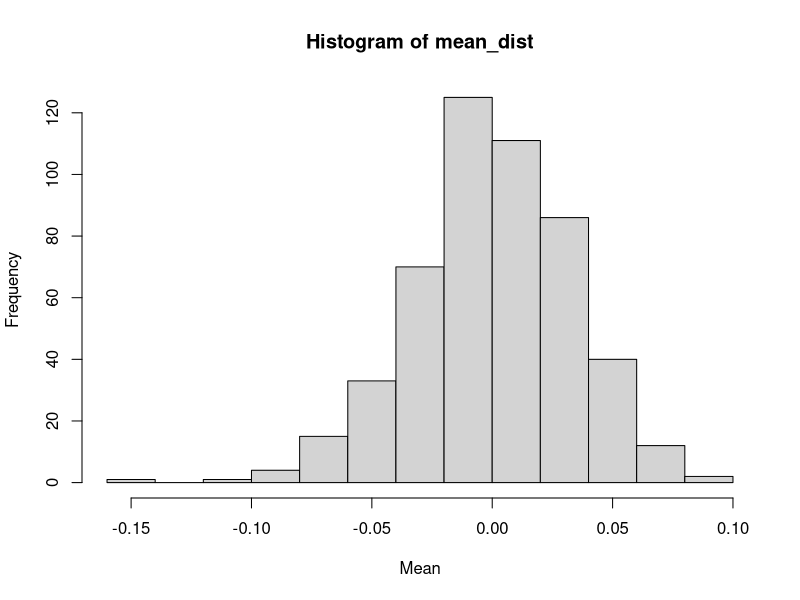
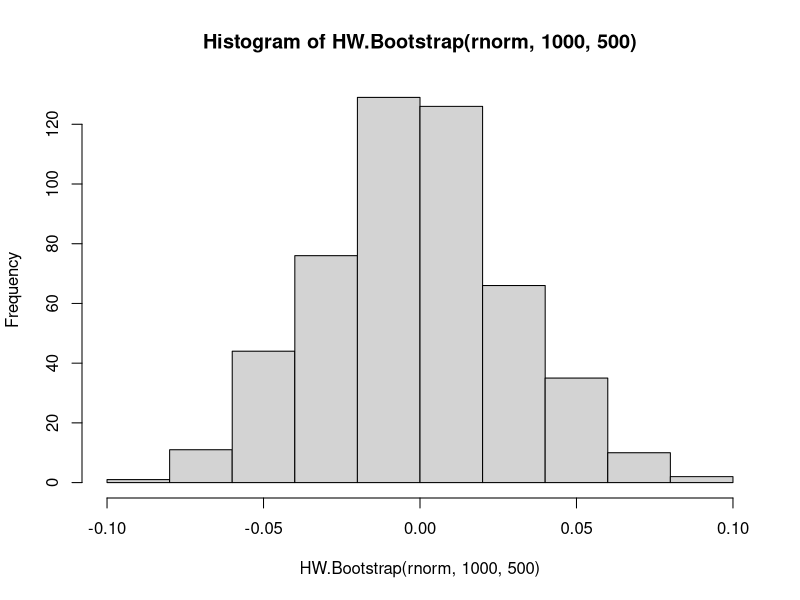
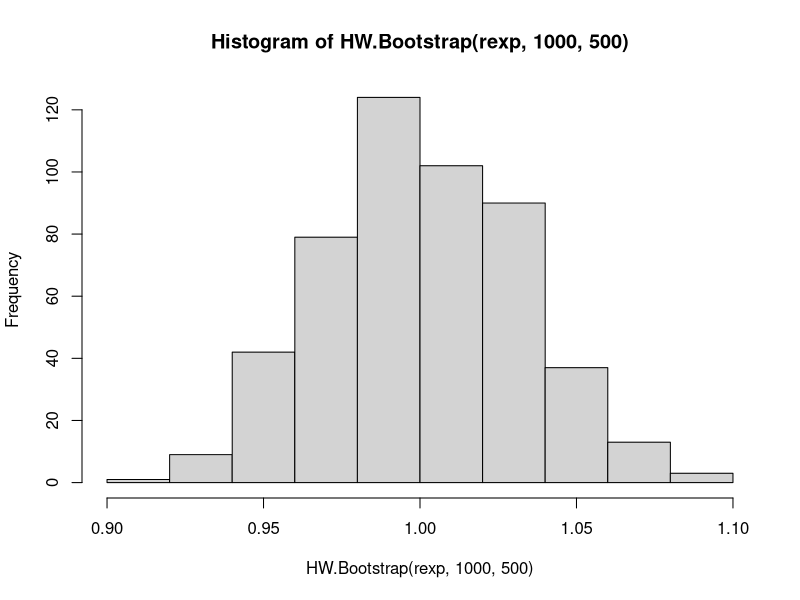
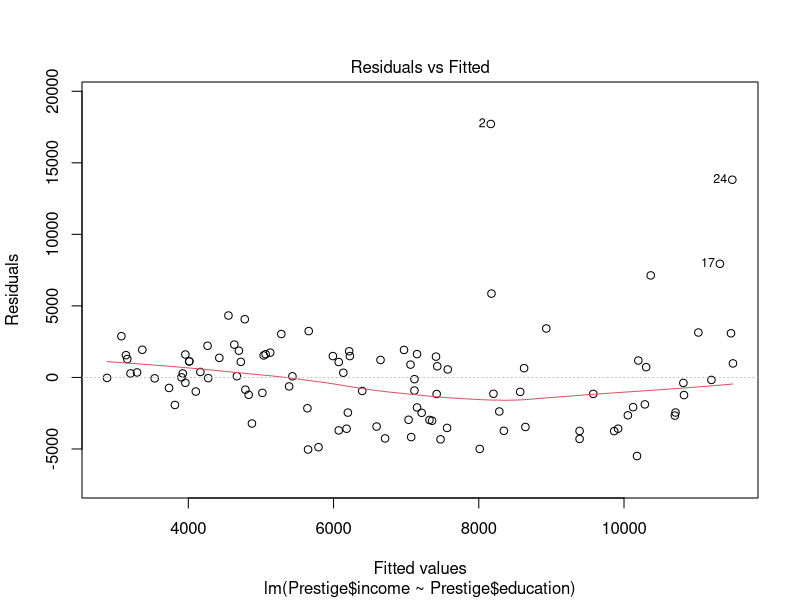
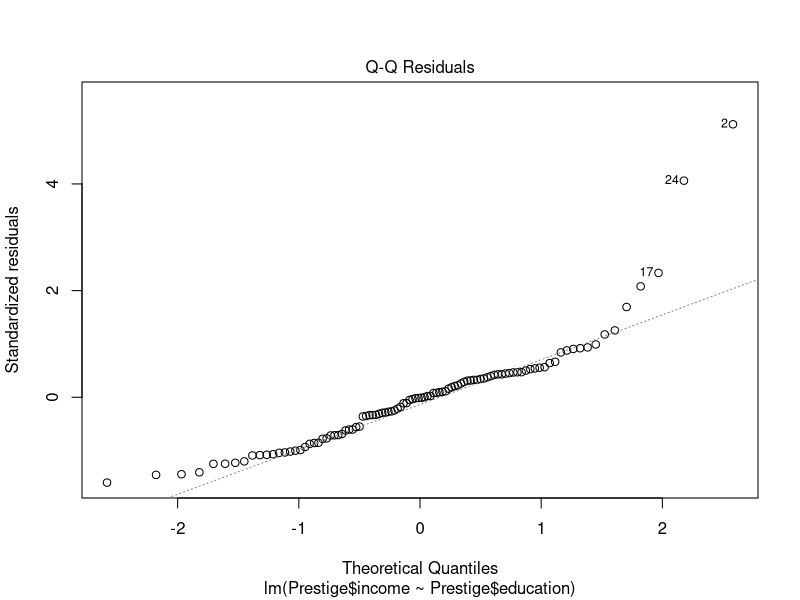
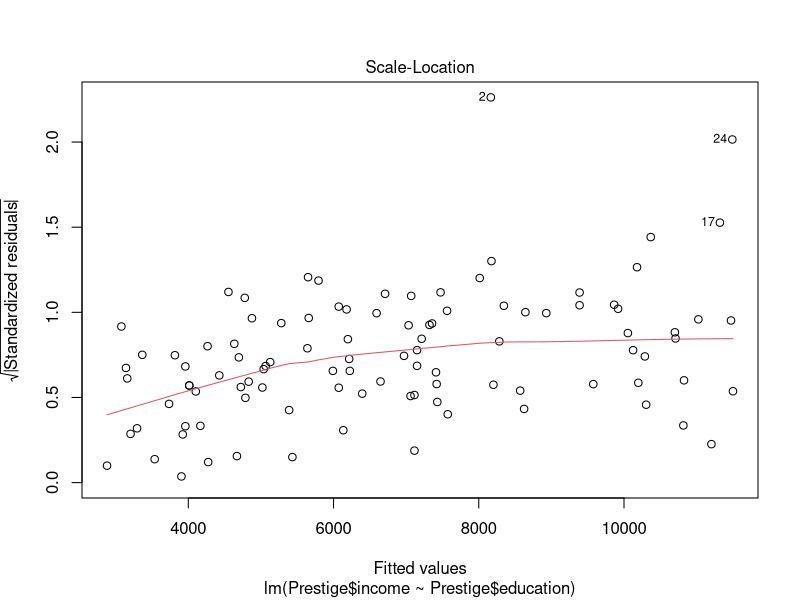
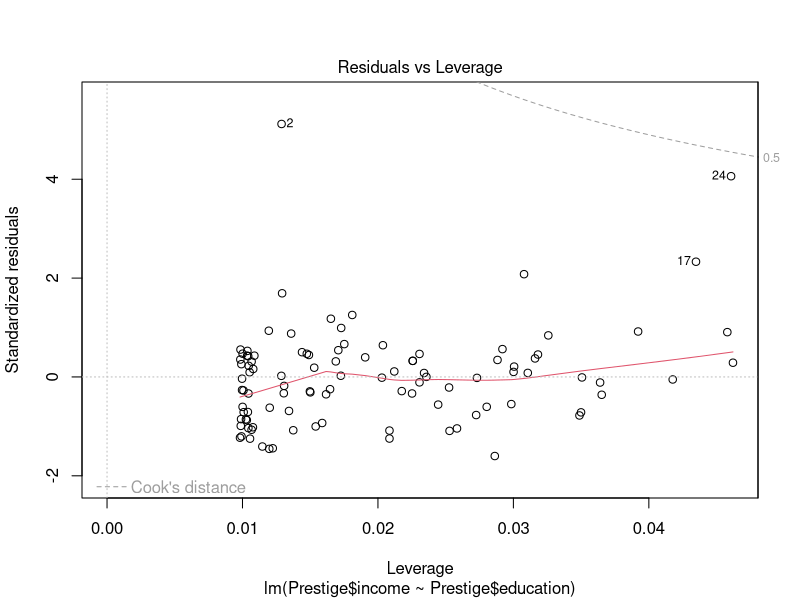

Source code (R) for these figures, in order:

## Linear Regression & the Bootstrap
## dataset - cats

################## Part 1: Linear Regression Concepts #######################

## These questions do not require coding but will explore some important concepts.

## "Regression" refers to the simple linear regression equation:
##    y = b0 + b1*x
## This homework will not discuss other models.

## 1. (1 pt)
## What is the interpretation of the coefficient B1? 
## (What meaning does it represent?)

## Your answer here

# The lope of the linear regression, the change of y for per unit change of x.

## 2. (1 pt)
## Outliers are problems for many statistical methods, but are particularly problematic
## for linear regression. Why is that? It may help to define what outlier means in this case.
## (Hint: Think of how residuals are calculated)

## Your answer here

# Outliers are extreme values in the data. They are problematic for linear regression because 
# with outliers, the Residual sum of square will increase greatly. My linear regression line will skew
# toward the outlier to minimize the impact of that squared residual.
# 

## 3. (1 pt)
## How could you deal with outliers in order to improve the accuracy of your model?

## Your answer here
# delete them if they're not important to data.


################## Part 2: Sampling and Point Estimation #####################

## The following problems will use the cats dataset and explore
## the average body weight of female cats.

## Load the data by running the following code


library(MASS)
data(cats)

## 4. (2 pts)
## Subset the data frame to ONLY include female cats.

## Your answer here

newcats =  subset(cats, cats$Sex == "F")

## Use the sample function to generate a vector of 1s and 2s that is the same
## length as the subsetted data frame you just created. Use this vector to split
## the 'Bwt' variable into two vectors, Bwt1 and Bwt2.

## IMPORTANT: Make sure to run the following seed function before you run your sample
## function. Run them back to back each time you want to run the sample function to ensure 
## the same seed is used every time.

## Check: If you did this properly, you will have 24 elements in Bwt1 and 23 elements
## in Bwt2.

set.seed(676)
## Your answer here
sample1 = sample(x = c(1,2), size = nrow(newcats), replace = TRUE)

Bwt1 = newcats$Bwt[sample1 == 1]
Bwt2 = newcats$Bwt[sample1 == 2]

## 5. (3 pts)
## Calculate the mean and the standard deviation for each of the two
## vectors, Bwt1 and Bwt2. Use this information to create a 95% 
## confidence interval for your sample means (you can use the following formula 
## for a confidence interval: mean +/- 2 * standard deviation). 
## Compare the confidence intervals -- do they seem to agree or disagree?

## Your answer here
z = 1.96
CIBwt1 = c(mean(Bwt1) - z * sd(Bwt1)/sqrt(length(Bwt1)), mean(Bwt1) + z * sd(Bwt1)/sqrt(length(Bwt1)))
CIBwt2 = c(mean(Bwt2) - z * sd(Bwt2)/sqrt(length(Bwt2)), mean(Bwt2) + z * sd(Bwt2)/sqrt(length(Bwt2)))




## 6. (4 pts)
## Draw 1000 observations from a standard normal distribution. Calculate the sample mean.
## Repeat this 500 times, storing each sample mean in a vector called mean_dist.
## Plot a histogram of mean_dist to display the distribution of your sample mean.
## How closely does your histogram resemble this normal distribution? Explain.

## Your answer here

mean_dist = replicate(500, mean(rnorm(1000)))
hist(mean_dist, xlab = "Mean", ylab = "Frequency")
# Centerd at 0. slightly skewed to left, almost symmetric.

## 7. (3 pts)
## Write a function that implements Q5.
reps = rnorm
n = numeric()
reps = numeric()
HW.Bootstrap=function(distn,n,reps){
  set.seed(666) 
  
  ### Your answer here
  (replicate(reps, mean(distn(n))))
  
}
hist(HW.Bootstrap(rnorm, 1000, 500))

## Use the function you write to repeat the experiment in Q5 but instead of the
## normal distribution as we used above, use an exponential distribution with mean 1.
## Check your histogram and write out your findings.
## (Hint: HW.Bootstrap(rexp,n,reps))

## Your answer here
HW.Bootstrap(rexp, 1000, 500)
hist(HW.Bootstrap(rexp, 1000, 500))



################### Part 3: More Linear Regression ######################

## This problem will use the Prestige dataset.
## Load the data by running code below

library(car)
data(Prestige)

## We will focus on this two variables:
## income: Average income of incumbents, dollars, in 1971. 
## education: Average education of occupational incumbents, years, in 1971

## Before starting this problem, we will declare a null hypthosesis that
## education has no effect on income .
## That is: H0: B1 = 0
##          HA: B1 != 0
## We will attempt to reject this hypothesis by using a linear regression

## 8. (2 pt)
## Fit a linear regression using of Prestige data using education to predict
## income, using lm(). Examine the model diagnostics using plot(). Would you 
## consider this a good model or not? Explain.

## Your answer here
lmedu_inc = lm(Prestige$income~Prestige$education)
plot(lmedu_inc)

## 9. (2 pts)
## Using the information from summary() on your model (the output from the lm() command), create a 
## 95% confidence interval for the coefficient of education variable 

## Your answer here
summary(lmedu_inc)

ci = c(898.8 - 1.96*127, 898.8 + 1.96*127 )
ci
confint(lmedu_inc)
## 10. (2 pts)
## Based on the result from question 9, would you reject the null hypothesis or not?
## (Assume a significance level of 0.05). Explain.

## Your answer here

# Because we have 95% confident that the b1 fall between 649.88 and 1147.72, we reject the null hypothesis.



## 11. (1 pt)
## Assuming that the null hypothesis is true. 
## Based on your decision in the previous question, would you be committing a decision error? 
## If so, which type of error?

## Your answer here
# If null is true and we rejected it, we're comitting a Type 1 error.



## 12. (1 pt)
## Discuss what your regression results mean in the context of the data.
## (Hint: Think back to Question 1)

## Your answer here
# When education is 0, income is approximately at -2853.6. For per unit change of education,
# income change 898.6.







